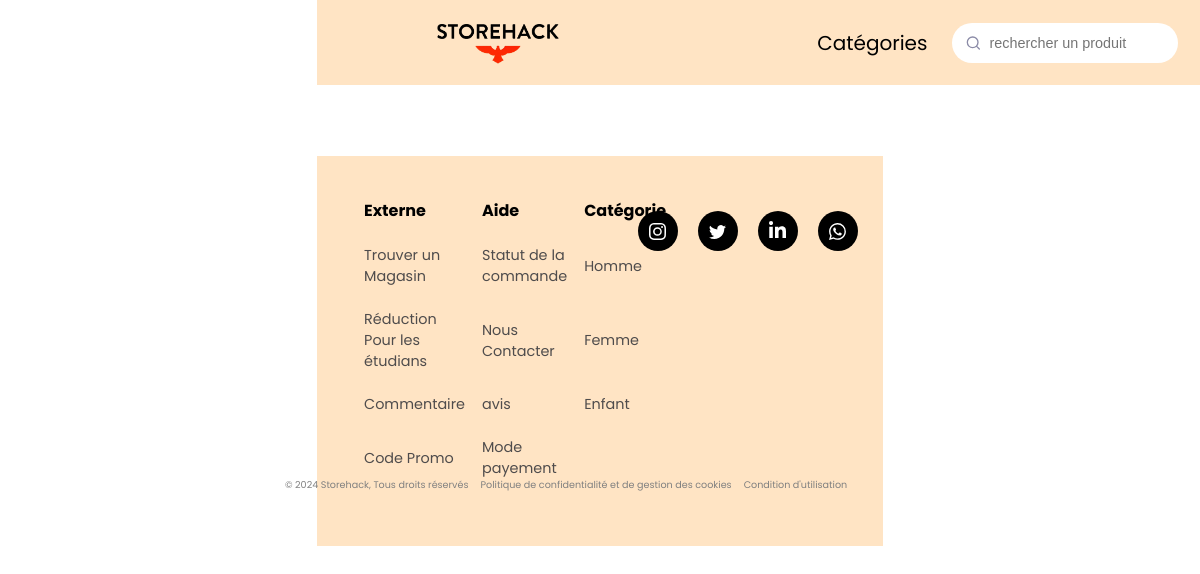
The app's page /recherche.php?mot_recherche=T-shirt blanc, older data.
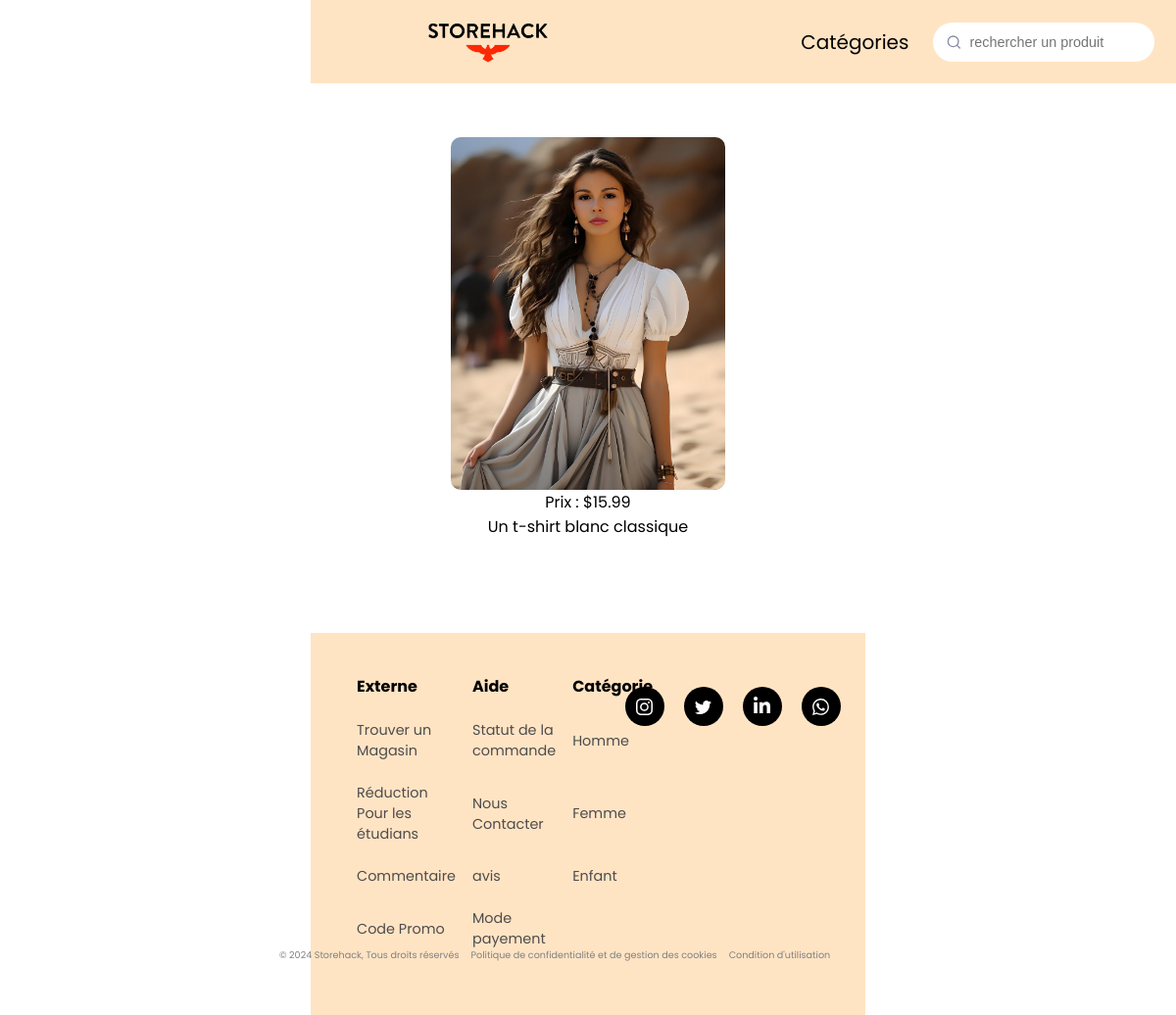
The same page, newer data.
### tables this page shows
CREATE TABLE Produit (
                         ID_produit INT AUTO_INCREMENT PRIMARY KEY,
                         Nom VARCHAR(255),
                         Description TEXT,
                         Prix DECIMAL(10, 2),
                         Stock_disponible INT,
                         promotion Varchar(3),
                         sexe VARCHAR(255),
                         Taille VARCHAR(255),
                         nb_image INT
);

### recherche.php (the view, shortened to what this page needs)
<!DOCTYPE html>
<html lang="en">
<head>
    <link rel="stylesheet" href="css/recherche.css">
    <link rel="stylesheet" href="css/nav-bar.css">
</head>
<body>
<header>
    <nav class="navbar">
        <a href="index.php" class="logo"><img src="assets/aigle2.png" id="logo" alt=""></a>
        <div class="nav-links">
            <ul class="standard-ul ma-liste">
                <li class="deroulant nav-li marge-li"><a href="#">Catégories<i class="fas fa-caret-down"></i></a>
                </li>
                <li class="form">
                    <button id="submitButton">
                        <svg width="17" height="16" fill="none" xmlns="http://www.w3.org/2000/svg" role="img" aria-labelledby="search">
                            <path d="M7.667 12.667A5.333 5.333 0 107.667 2a5.333 5.333 0 000 10.667zM14.334 14l-2.9-2.9" stroke="currentColor" stroke-width="1.333" stroke-linecap="round" stroke-linejoin="round"></path>
                        </svg>
                    </button>
                    <input class="input" id="textInput" placeholder="rechercher un produit" required="" type="text">
                </li>
            </ul>
        </div>
    </nav>
</header>
<?php
include 'php/login.php';
$mot_recherche = isset($_GET['mot_recherche']) ? $_GET['mot_recherche'] : '';
$sql = "SELECT ID_produit, Nom, Description, Prix FROM Produit WHERE Nom LIKE :mot_recherche OR Description LIKE :mot_recherche";
$stmt = $pdo->prepare($sql);
$mot_recherche_param = "%$mot_recherche%";
$stmt->bindParam(':mot_recherche', $mot_recherche_param, PDO::PARAM_STR);
$stmt->execute();
$resultats = $stmt->fetchAll(PDO::FETCH_ASSOC);
?>
<div id="image-grid">
    <?php
    foreach ($resultats as $produit) {
        echo '<div class="image-container">';
        echo '<img src="image/image/' . $produit['ID_produit'] . '.jpg" alt="' . $produit['Nom'] . '">';
        echo '<div>Prix : $' . number_format($produit['Prix'], 2) . '</div>';
        echo '<a href="description.php?id=' . $produit['ID_produit'] . '">' . $produit['Description'] . '</a>';
        echo '</div>';
    }
    ?>
</div>
<footer>
    <div class="footer-container">
        <div class="category">
            <div class="social">
                <div class="card">
                    <a class="socialContainer containerOne" href="#">
                    </a>
                    <a class="socialContainer containerTwo" href="#">
                        </a>
                    <a class="socialContainer containerThree" href="#">
                    </a>
                    <a class="socialContainer containerFour" href="#">
                    </a>
                </div>
            </div>
            <table class="flooter">
                <tr>
                    <td class="aled tdpournavbarre"><p style="font-size: 1rem;     font-weight: bold;" >Externe</p></td>
                    <td class="aled tdpournavbarre"><p style="font-size: 1rem;     font-weight: bold; ">Aide</p></td>
                    <td class="aled tdpournavbarre"><p style="font-size: 1rem;     font-weight: bold; ">Catégorie</p></td>
                </tr>
                <tr>
                    <td class="aled tdpournavbarre"><a class="liensfooter" href=" ">Trouver un Magasin</a></td>
                    <td class="aled tdpournavbarre"><a class="liensfooter" href=" ">Statut de la commande</a></td>
                    <td class="aled tdpournavbarre"><a class="liensfooter" href=" ">Homme</a></td>
                </tr>
                <tr>
                    <td class="aled tdpournavbarre"><a class="liensfooter" href=" ">Réduction Pour les étudians</a></td>
                    <td class="aled tdpournavbarre"><a class="liensfooter" href=" ">Nous Contacter</a></td>
                    <td class="aled tdpournavbarre"><a class="liensfooter" href=" ">Femme</a></td>
                </tr>
                <tr>
                    <td class="aled tdpournavbarre"><a class="liensfooter" href=" ">Commentaire</a></td>
                    <td class="aled tdpournavbarre"><a class="liensfooter" href=" ">avis</a></td>
                    <td class="aled tdpournavbarre"><a class="liensfooter" href=" ">Enfant</a></td>
                </tr>
                <tr>
                    <td class="aled tdpournavbarre"><a class="liensfooter" href=" ">Code Promo</a></td>
                    <td class="aled tdpournavbarre"><a class="liensfooter" href=" ">Mode payement</a></td>
                    <td>
                        <div class="crédit">
                            <table>
                                <tr>
                                    <td class="tdpournavbarre"><a class="crédit_texte ">© 2024 Storehack,  Tous droits réservés</a></td>
                                    <td class="tdpournavbarre"><a class="crédit_texte "href="">Politique de confidentialité et de gestion des cookies</a></td>
                                    <td class="tdpournavbarre"><a class="crédit_texte "href="">Condition d'utilisation</a></td>
                                </tr>
                            </table>
                </tr>
            </table>
            <br>
        </div>
    </div>
</footer>
</body>
</html>

### css/recherche.css (style rules this page uses)
html { scrollbar-width: none; overflow-x: hidden; margin: 0 auto; place-items: center; }
#image-grid { width: 100%; display: grid; grid-template-columns: repeat(auto-fill, minmax(290px, 1fr)); grid-gap: 5vh; justify-items: center; align-items: center; margin-top: 5vh; margin-bottom: 7vh; }
#image-grid img { height: 45vh; width: 35vh; border-radius: 10px; }
.image-container { display: grid; margin: 5vh auto; place-items: center; }
div { margin: 0 0; }
a { text-decoration: none; color: black; }

### css/nav-bar.css (style rules this page uses)
* { margin: 0; padding: 0; text-decoration: none; list-style: none; }
html { scrollbar-width: none; overflow-x: hidden; }
body { font-family: 'Poppins', sans-serif; }
header { height: 7.5vh; width: 100%; background-color: white; background-size: cover; }
.navbar { position: fixed; padding: 1vh 10vw; display: flex block; background-color: bisque; justify-content: space-between; align-items: center; width: 100%; box-sizing: border-box; z-index: 999; transition: padding 0.3s; }
.navbar a { color: black; }
.navbar .logo { font-size: 2em; font-weight: bold; }
.navbar .nav-links .standard-ul { display: flex; }
.navbar .nav-links ul .marge-li { margin: 0 25px; }
.deroulant { font-size: 20px; }
.nav-li { display: flex; align-items: center; }
footer { background-color: bisque; color: black; padding: 30px; text-align: center; position: relative; left: 0; bottom: 0; }
.crédit { position: absolute; width: 50vw; right: 0; }
.crédit_texte { font-size: 0.6rem; text-decoration: none; color: gray; margin-right: 10px; }
.flooter { padding-left: 0%; width: 90%; }
.tdpournavbarre { padding: 10px 0; text-align: left; }
.aled { font-size: 0.9rem; padding-left: 15px; width: 50% !important; }
.category { width: 50%; }
#logo { margin-top: 2vh; height: 40px; width: auto; }
.form button { border: none; background: none; color: #8b8ba7; }
.form { --timing: 0.3s; --width-of-input: 200px; --height-of-input: 40px; --border-height: 2px; --input-bg: #fff; --border-color: black; --border-radius: 30px; --after-border-radius: 1px; position: relative; width: var(--width-of-input); height: var(--height-of-input); display: flex; align-items: center; padding-inline: 0.8em; border-radius: var(--border-radius); transition: border-radius 0.5s ease; background: var(--input-bg,#fff); }
.input { font-size: 0.9rem; background-color: transparent; width: 100%; height: 100%; padding-inline: 0.5em; padding-block: 0.7em; border: none; }
.form:before { content: ""; position: absolute; background: var(--border-color); transform: scaleX(0); transform-origin: center; width: 100%; height: var(--border-height); left: 0; bottom: 0; border-radius: 1px; transition: transform var(--timing) ease; }
.form svg { width: 17px; margin-top: 3px; }
.social { position: absolute; right: 0; }
.card { width: fit-content; height: fit-content; display: flex; align-items: center; justify-content: center; padding: 25px 25px; gap: 20px; }
.socialContainer { width: 40px; height: 40px; border-radius: 50%; background-color: rgb(0, 0, 0); display: flex; align-items: center; justify-content: center; overflow: hidden; transition-duration: .3s; }
.socialSvg { width: 17px; }
.liensfooter { text-decoration: none; color: rgb(79, 76, 76); }
.footer-container { display: flex; width: 100%; }

Row changes from the older to the newer data that the page shows:
added produit: Prix "15.99", Description "Un t-shirt blanc classique"
